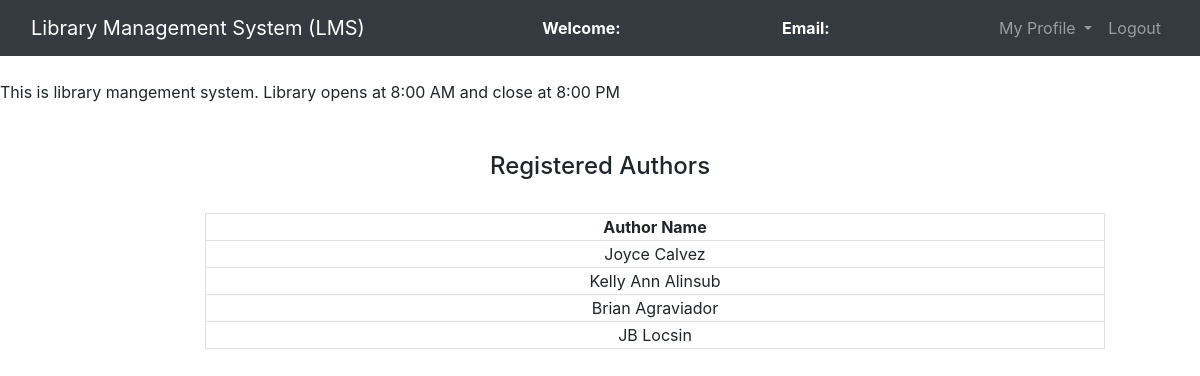
Screenshot of /admin/Regauthor.php with the database file from the repository.
### tables this page shows
CREATE TABLE `authors` (
  `author_id` int(11) NOT NULL,
  `author_name` varchar(255) NOT NULL
);

### admin/Regauthor.php (the view, shortened to what this page needs)
<?php
	$connection = mysqli_connect("localhost","root","");
	$query = "select * from Authors";
?>
<!DOCTYPE html>
<html>
<head>
	<link rel="stylesheet" type="text/css" href="../bootstrap-4.4.1/css/bootstrap.min.css">
</head>
<body>
	<nav class="navbar navbar-expand-lg navbar-dark bg-dark">
		<div class="container-fluid">
			<div class="navbar-header">
				<a class="navbar-brand" href="admin_dashboard.php">Library Management System (LMS)</a>
			</div>
			<font style="color: white"><span><strong>Welcome: <?php echo $_SESSION['name'];?></strong></span></font>
			<font style="color: white"><span><strong>Email: <?php echo $_SESSION['email'];?></strong></font>
		    <ul class="nav navbar-nav navbar-right">
		      <li class="nav-item dropdown">
	        	<a class="nav-link dropdown-toggle" data-toggle="dropdown">My Profile </a>
		      </li>
		      <li class="nav-item">
		        <a class="nav-link" href="../logout.php">Logout</a>
		      </li>
		    </ul>
		</div>
	</nav><br>
	<span><marquee>This is library mangement system. Library opens at 8:00 AM and close at 8:00 PM</marquee></span><br><br>
		<center><h4>Registered Authors</h4><br></center>
		<div class="row">
			<div class="col-md-2"></div>
			<div class="col-md-8">
				<form>
					<table class="table-bordered" width="900px" style="text-align: center">
						<tr>
							<th>Author Name</th>
						</tr>
					<?php
						$query_run = mysqli_query($connection,$query);
						while ($row = mysqli_fetch_assoc($query_run)){
							?>
							<tr>
							<td><?php echo $row['author_name'];?></td>
						</tr>
					<?php
						}
					?>
				</table>
				</form>
			</div>
			<div class="col-md-2"></div>
		</div>
</body>
</html>

### rows the page displays
authors: author_name "Joyce Calvez"
authors: author_name "Kelly Ann Alinsub"
authors: author_name "Brian Agraviador"
authors: author_name "JB Locsin"
